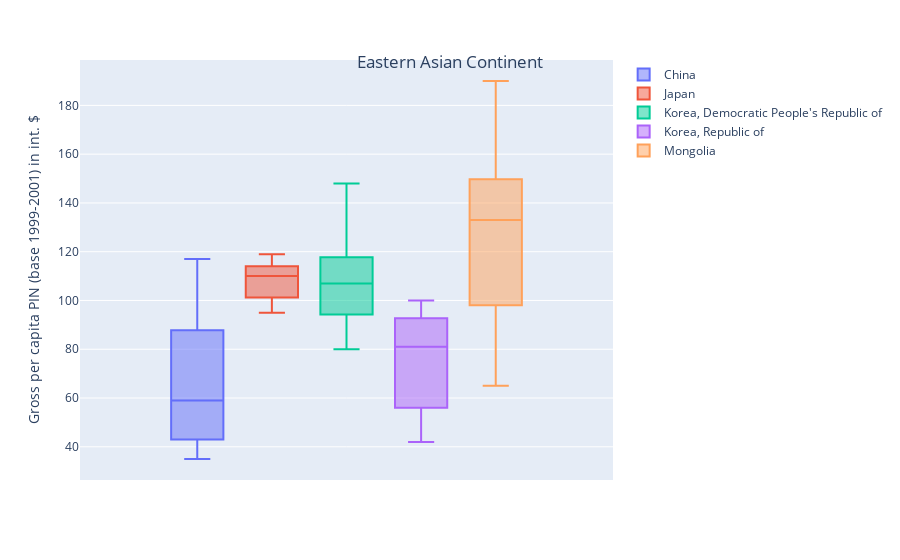

The code cell stored with this chart in its notebook:
### Markdown cell above
Throw in a line for 1991 to annotated the collapse of the USSR

### Code cell
fig = px.box(eastern_asia_data, y='value', color='country_or_area'
            ).for_each_trace(lambda t: t.update(name=t.name.replace(
                    'country_or_area=', '')))
fig.update_yaxes(title_text='Gross per capita PIN (base 1999-2001) in int. $')
fig.update_layout(
    title={
        'text': 'Eastern Asian Continent',
        'y':0.9,
        'x':0.5,
        'xanchor': 'center'})
fig.show()

### Figure 1 — Plotly figure (JSON) as saved in the notebook; plotly's stock layout.template omitted (floating-point values rounded to 4 significant figures)
{"data": [{"alignmentgroup": "True", "hoverlabel": {"namelength": 0}, "hovertemplate": "country_or_area=China<br>value=%{y}", "legendgroup": "country_or_area=China", "marker": {"color": "#636efa"}, "name": "China", "notched": false, "offsetgroup": "country_or_area=China", "orientation": "v", "showlegend": true, "type": "box", "x0": " ", "xaxis": "x", "y": [35, 35, 37, 38, 41, 43, 43, 41, 41, 42, 42, 41, 44, 43, 43, 42, 43, 46, 47, 47, 49, 53, 56, 60, 59, 59, 62, 63, 63, 67, 69, 71, 76, 79, 84, 89, 92, 95, 97, 100, 101, 105, 106, 111, 114, 116, 117], "y0": " ", "yaxis": "y"}, {"alignmentgroup": "True", "hoverlabel": {"namelength": 0}, "hovertemplate": "country_or_area=Japan<br>value=%{y}", "legendgroup": "country_or_area=Japan", "marker": {"color": "#EF553B"}, "name": "Japan", "notched": false, "offsetgroup": "country_or_area=Japan", "orientation": "v", "showlegend": true, "type": "box", "x0": " ", "xaxis": "x", "y": [96, 100, 102, 104, 105, 106, 112, 116, 114, 113, 109, 114, 112, 111, 113, 109, 116, 116, 118, 112, 112, 115, 114, 116, 118, 119, 118, 115, 115, 114, 110, 113, 105, 110, 107, 105, 105, 100, 101, 100, 98, 99, 95, 96, 97, 95, 97], "y0": " ", "yaxis": "y"}, {"alignmentgroup": "True", "hoverlabel": {"namelength": 0}, "hovertemplate": "country_or_area=Korea, Democratic People's Republic of<br>value=%{y}", "legendgroup": "country_or_area=Korea, Democratic People's Republic of", "marker": {"color": "#00cc96"}, "name": "Korea, Democratic People's Republic of", "notched": false, "offsetgroup": "country_or_area=Korea, Democratic People's Republic of", "orientation": "v", "showlegend": true, "type": "box", "x0": " ", "xaxis": "x", "y": [93, 94, 97, 99, 92, 94, 89, 87, 93, 92, 95, 94, 99, 102, 107, 110, 114, 116, 118, 116, 122, 112, 115, 120, 122, 127, 127, 127, 129, 129, 148, 140, 131, 117, 88, 80, 81, 96, 96, 96, 106, 107, 109, 110, 112, 110, 106], "y0": " ", "yaxis": "y"}, {"alignmentgroup": "True", "hoverlabel": {"namelength": 0}, "hovertemplate": "country_or_area=Korea, Republic of<br>value=%{y}", "legendgroup": "country_or_area=Korea, Republic of", "marker": {"color": "#ab63fa"}, "name": "Korea, Republic of", "notched": false, "offsetgroup": "country_or_area=Korea, Republic of", "orientation": "v", "showlegend": true, "type": "box", "x0": " ", "xaxis": "x", "y": [45, 42, 45, 52, 52, 55, 50, 50, 56, 55, 55, 56, 56, 58, 66, 72, 76, 81, 83, 70, 74, 76, 77, 78, 79, 83, 82, 86, 87, 86, 84, 91, 91, 90, 94, 97, 97, 95, 99, 100, 99, 95, 92, 93, 93, 93, 94], "y0": " ", "yaxis": "y"}, {"alignmentgroup": "True", "hoverlabel": {"namelength": 0}, "hovertemplate": "country_or_area=Mongolia<br>value=%{y}", "legendgroup": "country_or_area=Mongolia", "marker": {"color": "#FFA15A"}, "name": "Mongolia", "notched": false, "offsetgroup": "country_or_area=Mongolia", "orientation": "v", "showlegend": true, "type": "box", "x0": " ", "xaxis": "x", "y": [190, 180, 161, 161, 166, 169, 171, 152, 146, 150, 147, 147, 149, 153, 166, 152, 140, 149, 144, 133, 133, 137, 141, 133, 133, 138, 128, 121, 125, 119, 121, 104, 92, 85, 89, 97, 93, 101, 110, 106, 82, 76, 65, 75, 71, 74, 74], "y0": " ", "yaxis": "y"}], "layout": {"autosize": true, "boxmode": "group", "legend": {"tracegroupgap": 0}, "margin": {"t": 60}, "title": {"text": "Eastern Asian Continent", "x": 0.5, "xanchor": "center", "y": 0.9}, "xaxis": {"anchor": "y", "autorange": true, "domain": [0, 1], "range": [-0.5, 0.5], "type": "category"}, "yaxis": {"anchor": "x", "autorange": true, "domain": [0, 1], "range": [26.39, 198.6], "title": {"text": "Gross per capita PIN (base 1999-2001) in int. $"}, "type": "linear"}}}
